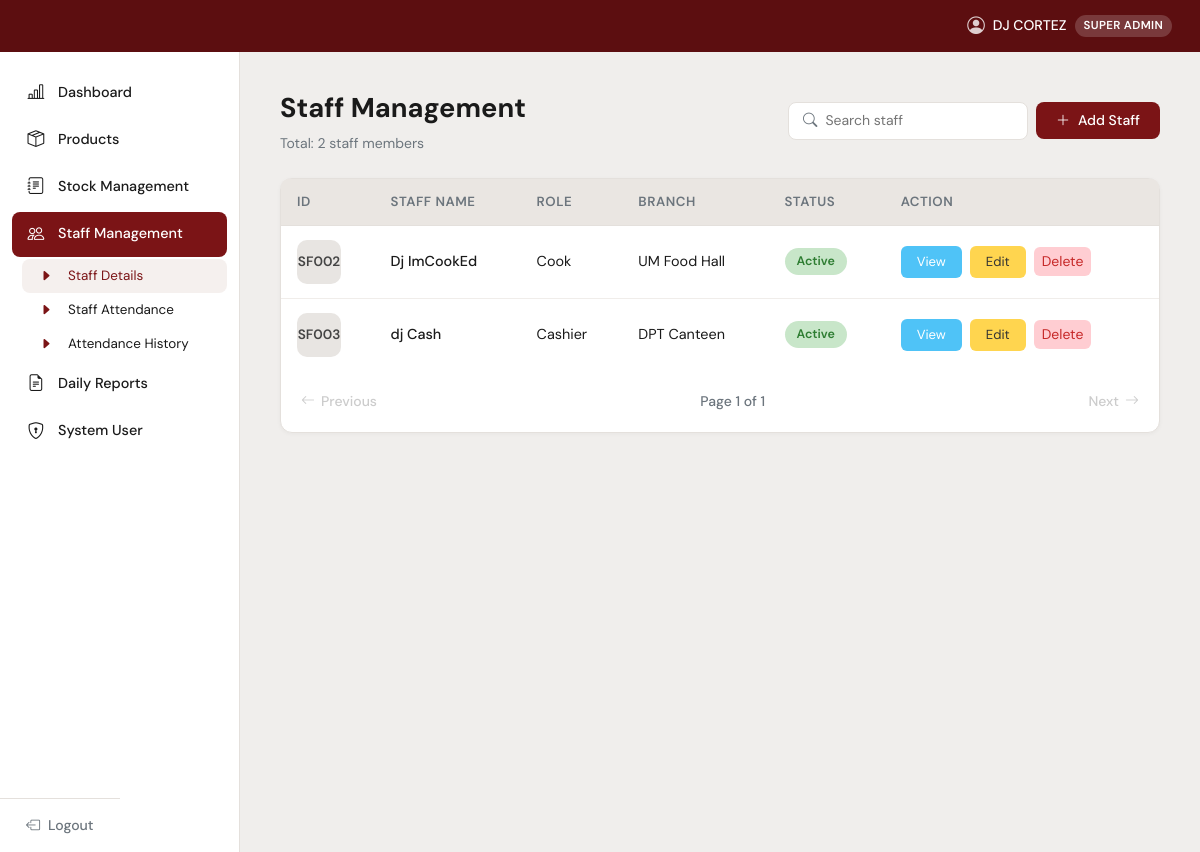
The page /staff.php (signed in) on the database its author committed.
### tables this page shows
CREATE TABLE `staff` (
  `id` int(11) NOT NULL,
  `staff_id` varchar(20) NOT NULL,
  `full_name` varchar(150) NOT NULL,
  `role` enum('Cashier','Manager','Cook','Helper') DEFAULT 'Cashier',
  `branch_id` int(11) DEFAULT NULL,
  `status` enum('Active','Inactive') DEFAULT 'Active',
  `email` varchar(150) DEFAULT NULL,
  `phone` varchar(20) DEFAULT NULL,
  `created_at` timestamp NOT NULL DEFAULT current_timestamp()
);

CREATE TABLE `branches` (
  `id` int(11) NOT NULL,
  `name` varchar(100) NOT NULL,
  `code` varchar(20) NOT NULL,
  `address` varchar(255) DEFAULT NULL
);

### includes/config.php (called while the page is built, shortened)
<?php
function userRole() {
    return $_SESSION['role'] ?? '';
}
function hasRole(string $min_role): bool {
    $levels = ['staff' => 1, 'admin' => 2, 'super_admin' => 3];
    $current = $levels[userRole()] ?? 0;
    $required = $levels[$min_role] ?? 99;
    return $current >= $required;
}
function sanitize($data) {
    return htmlspecialchars(strip_tags(trim($data)));
}
?>

### staff.php (the view, shortened to what this page needs)
<?php
require_once 'includes/config.php';
$db = getDB();
$per_page = 7;
$page     = max(1, (int)($_GET['page'] ?? 1));
$offset   = ($page - 1) * $per_page;
$search   = sanitize($_GET['q'] ?? '');
$where_sql  = "WHERE 1=1";
$params     = [];
$types      = "";
$cnt_stmt = $db->prepare("SELECT COUNT(*) FROM staff s $where_sql");
$cnt_stmt->execute();
$total = $cnt_stmt->get_result()->fetch_row()[0];
$pages = max(1, ceil($total / $per_page));
$list_params   = $params;
$list_params[] = $per_page;
$list_params[] = $offset;
$list_types    = $types . "ii";
$list_stmt = $db->prepare(
    "SELECT s.*, b.name as branch_name, b.code as branch_code
     FROM staff s LEFT JOIN branches b ON b.id=s.branch_id
     $where_sql ORDER BY s.id LIMIT ? OFFSET ?"
);
if ($list_params) $list_stmt->bind_param($list_types, ...$list_params);
$list_stmt->execute();
$staff = $list_stmt->get_result()->fetch_all(MYSQLI_ASSOC);
$can_delete = hasRole('admin') || hasRole('super_admin');
include 'includes/header.php';
?>
<div class="d-flex align-items-center justify-content-between mb-4 flex-wrap gap-3">
    <div>
        <div class="page-title">Staff Management</div>
        <div class="page-subtitle">Total: <?= $total ?> staff member<?= $total != 1 ? 's' : '' ?></div>
    </div>
    <div class="d-flex gap-2 align-items-center">
        <form method="GET" class="d-flex">
            <div class="search-box">
                <i class="bi bi-search"></i>
                <input type="text" name="q" placeholder="Search staff" value="<?= htmlspecialchars($search) ?>">
            </div>
        </form>
        <a href="add_staff.php" class="btn btn-maroon d-flex align-items-center gap-2">
            <i class="bi bi-plus-lg"></i> Add Staff
        </a>
    </div>
</div>
<div class="c-card">
    <div style="overflow-x:auto;">
    <table class="c-table">
        <thead>
            <tr>
                <th>ID</th>
                <th>Staff Name</th>
                <th>Role</th>
                <th>Branch</th>
                <th>Status</th>
                <th>Action</th>
            </tr>
        </thead>
        <tbody>
            <?php if (empty($staff)): ?>
            <tr><td colspan="6" class="text-center py-5 text-muted">No staff found.</td></tr>
            <?php else: foreach ($staff as $s): ?>
            <tr>
                <td><span class="id-badge"><?= htmlspecialchars($s['staff_id']) ?></span></td>
                <td style="font-weight:500;"><?= htmlspecialchars($s['full_name']) ?></td>
                <td><?= htmlspecialchars($s['role']) ?></td>
                <td><?= htmlspecialchars($s['branch_name'] ?? '—') ?></td>
                <td>
                    <span class="status-pill <?= $s['status'] === 'Active' ? 'status-high' : '' ?>"
                          style="<?= $s['status'] !== 'Active' ? 'background:#F5F5F5;color:#888;' : '' ?>">
                        <?= $s['status'] ?>
                    </span>
                </td>
                <td>
                    <div class="d-flex gap-2 align-items-center">
                        <a href="view_staff.php?id=<?= $s['id'] ?>" class="btn btn-view btn-sm">View</a>
                        <a href="edit_staff.php?id=<?= $s['id'] ?>" class="btn btn-edit2 btn-sm">Edit</a>
                        <?php if ($can_delete): ?>
                        <button type="button" class="btn btn-sm"
                                style="background:#FFCDD2;color:#C62828;border-radius:6px;border:none;"
                                onclick="confirmDeleteStaff(<?= $s['id'] ?>,
                                    '<?= addslashes(htmlspecialchars($s['full_name'])) ?>',
                                    '<?= addslashes(htmlspecialchars($s['staff_id'])) ?>')">
                            Delete
                        </button>
                        <?php endif; ?>
                    </div>
                </td>
            </tr>
            <?php endforeach; endif; ?>
        </tbody>
    </table>
    </div>
    <div class="c-pagination">
        <a href="?page=<?= $page-1 ?>&q=<?= urlencode($search) ?>" class="<?= $page<=1?'disabled':'' ?>">
            <i class="bi bi-arrow-left"></i> Previous
        </a>
        <span class="page-info">Page <?= $page ?> of <?= $pages ?></span>
        <a href="?page=<?= $page+1 ?>&q=<?= urlencode($search) ?>" class="<?= $page>=$pages?'disabled':'' ?>">
            Next <i class="bi bi-arrow-right"></i>
        </a>
    </div>
</div>
<?php include 'includes/footer.php'; ?>

### includes/header.php (style rules this page uses)
:root { --maroon: #7B1416; --maroon-dark: #5C0E10; --maroon-light: #A03030; --crimson: #C1375A; --bg-body: #F0EEEC; --sidebar-w: 240px; --header-h: 52px; --text-main: #1a1a1a; --text-muted: #6c757d; --card-bg: #FFFFFF; --border: #E4E0DC; --tbl-header: #EAE6E2; }
*, *::before, *::after { box-sizing: border-box; margin: 0; padding: 0; }
body { font-family: 'DM Sans', sans-serif; background: var(--bg-body); color: var(--text-main); min-height: 100vh; }
.page-title { font-size: 1.7rem; font-weight: 700; margin-bottom: 4px; }
.page-subtitle { color: var(--text-muted); font-size: .875rem; }
.c-card { background: var(--card-bg); border-radius: 12px; border: 1px solid var(--border); box-shadow: 0 1px 4px rgba(0,0,0,.04); }
.c-table { width: 100%; border-collapse: separate; border-spacing: 0; }
.c-table thead th { background: var(--tbl-header); padding: 13px 16px; font-size: .83rem; font-weight: 600; color: var(--text-muted); text-transform: uppercase; letter-spacing: .04em; border-bottom: 1px solid var(--border); }
.c-table thead th:first-child { border-radius: 8px 0 0 0; }
.c-table thead th:last-child { border-radius: 0 8px 0 0; }
.c-table tbody td { padding: 14px 16px; font-size: .9rem; border-bottom: 1px solid #F0EDEA; vertical-align: middle; }
.c-table tbody tr:last-child td { border-bottom: none; }
.id-badge { display: inline-flex; align-items: center; justify-content: center; width: 44px; height: 44px; border-radius: 10px; background: #E8E5E2; font-size: .85rem; font-weight: 600; color: #444; }
.btn-maroon { background: var(--maroon); color: #fff; border: none; border-radius: 8px; padding: 8px 20px; font-size: .875rem; font-weight: 500; transition: background .15s; }
.btn-view { background: #4FC3F7; color: #fff; border: none; border-radius: 6px; padding: 6px 16px; font-size: .82rem; }
.btn-edit2 { background: #FFD54F; color: #333; border: none; border-radius: 6px; padding: 6px 16px; font-size: .82rem; }
.status-pill { display: inline-flex; align-items: center; padding: 4px 12px; border-radius: 20px; font-size: .78rem; font-weight: 600; gap: 6px; }
.status-high { background: #C8E6C9; color: #2E7D32; }
.search-box { display: flex; align-items: center; gap: 8px; border: 1.5px solid var(--border); border-radius: 8px; padding: 7px 14px; background: #fff; width: 240px; }
.search-box input { border: none; outline: none; background: transparent; font-size: .875rem; width: 100%; color: var(--text-main); }
.search-box i { color: var(--text-muted); font-size: .9rem; }
.c-pagination { display: flex; align-items: center; justify-content: space-between; padding: 16px 20px; }
.c-pagination .page-info { font-size: .875rem; color: var(--text-muted); font-weight: 500; }
.c-pagination a { display: flex; align-items: center; gap: 6px; font-size: .875rem; font-weight: 500; color: var(--text-main); text-decoration: none; padding: 4px 0; }
.c-pagination a.disabled { color: #ccc; pointer-events: none; }

### rows shown on the page
staff: staff "SF002", full_name "Dj ImCookEd", role "Cook", branch.name "UM Food Hall", status "Active"
staff: staff "SF003", full_name "dj Cash", role "Cashier", branch.name "DPT Canteen", status "Active"

### other values the page prints
$_SESSION['full_name'] "DJ CORTEZ"
roleBadge($_role) "SUPER ADMIN"
$total "2"
$page "1"
$pages "1"
